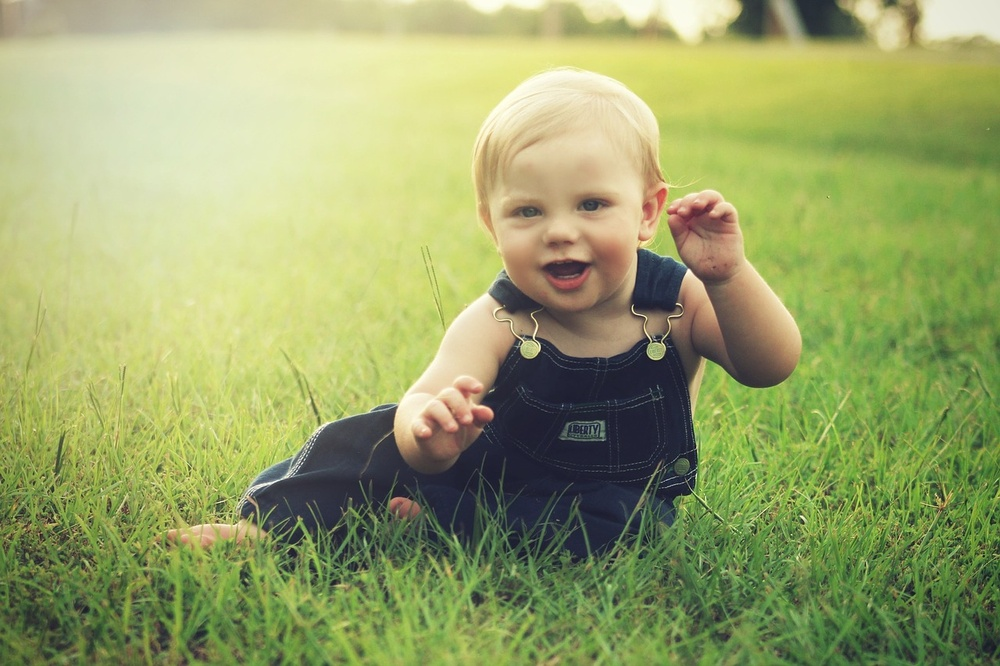
#> input picture 7주차/Pillow/baby.jpg, 1000 x 666 px, shrunk from 1280 x 853 before the run
$ python chapter14_05_3.py
#> lines starting #> are read from the running program, lines starting #| are printed output that depends on the picture
from PIL import Image
img = Image.open('baby.jpg')
#> img is the input picture: PIL image 1000x666 RGB; mean R, G, B 153.1, 163.9, 105.6
img_opp = img.transpose(Image.FLIP_LEFT_RIGHT)
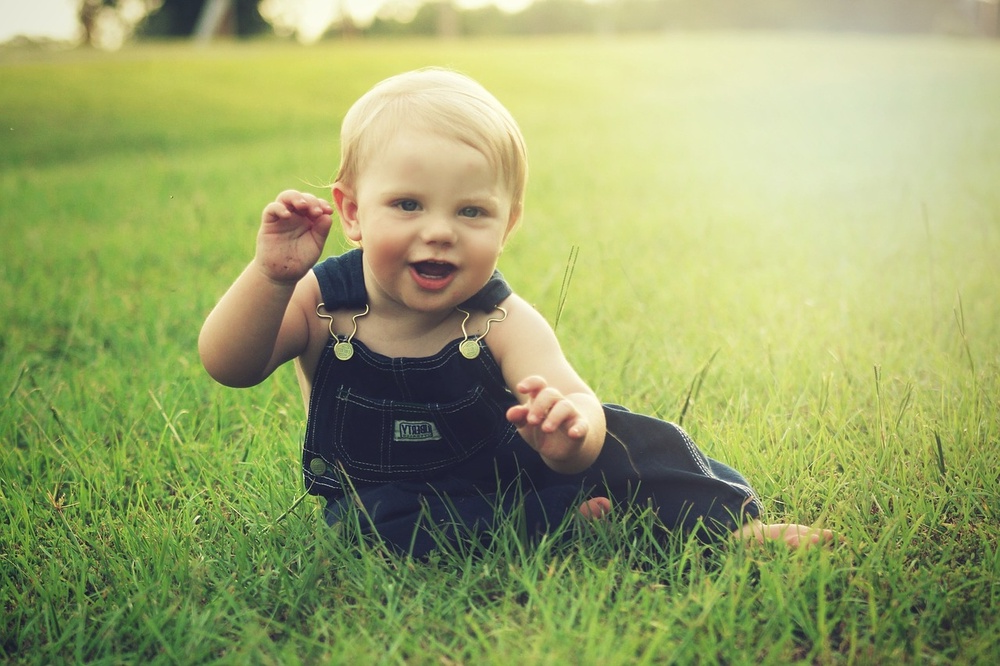
#> img_opp: PIL image 1000x666 RGB; mean R, G, B 153.1, 163.9, 105.6
img_opp.show()
